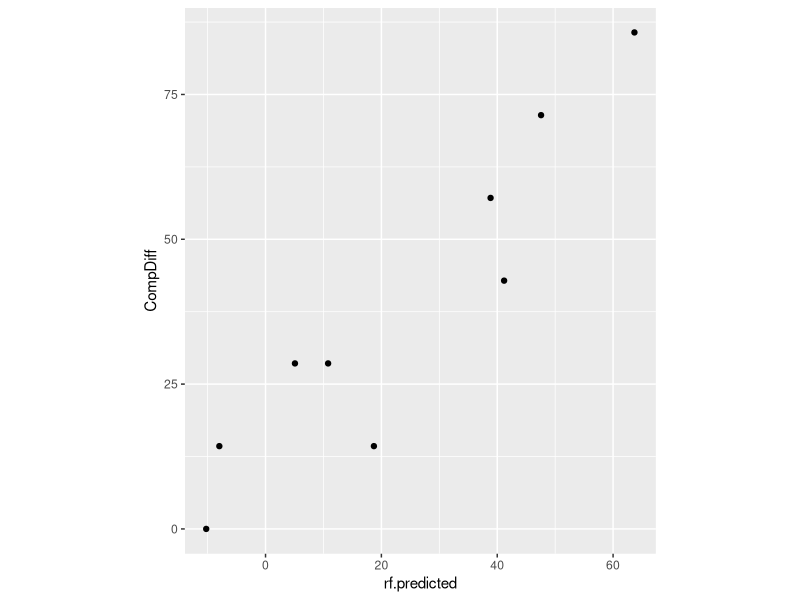

Recreate this plot in R.
## ---- chunk 1
eeg <- read.csv("Eyetracking_Data.csv",na.string=c("999","999.00","#NULL!"),stringsAsFactors = FALSE)
## ---- chunk 2
library(randomForest)
library(dplyr)
eeg.rf <- na.omit(eeg)
eeg.rf$ID <- NULL
eeg.rf$DOT <- NULL
eeg.rf$DOB <- NULL
set.seed(110)
train.rf.index <- sample(1:nrow(eeg.rf), 0.8*nrow(eeg.rf))
test.rf <- eeg.rf[-train.rf.index, ]
## ---- chunk 3
rf.model <- randomForest(CompDiff ~ ., data = eeg.rf, 
                         subset = train.rf.index, mtry = 10)
## ---- chunk 4
rf.predicted <- predict(rf.model, test.rf)

rf.model

length(rf.predicted)
## ---- chunk 5
library(ggplot2)
ggplot(test.rf, aes(x = rf.predicted, y = CompDiff)) + 
  geom_point() +
  coord_fixed()
